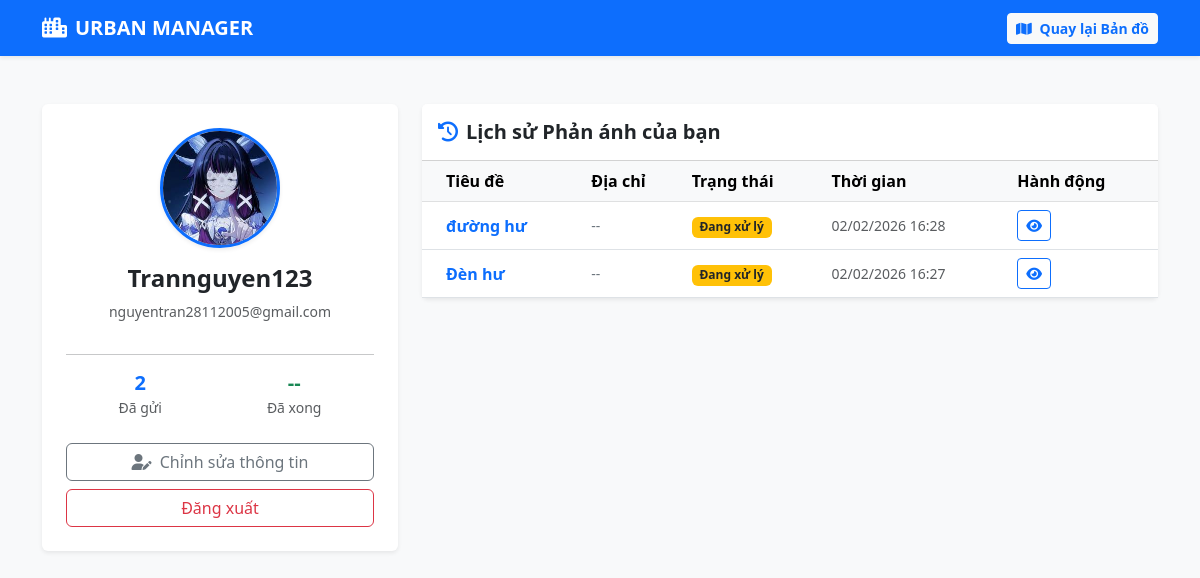
Page /ho-so-cua-toi/ (signed in) on the earlier database version.
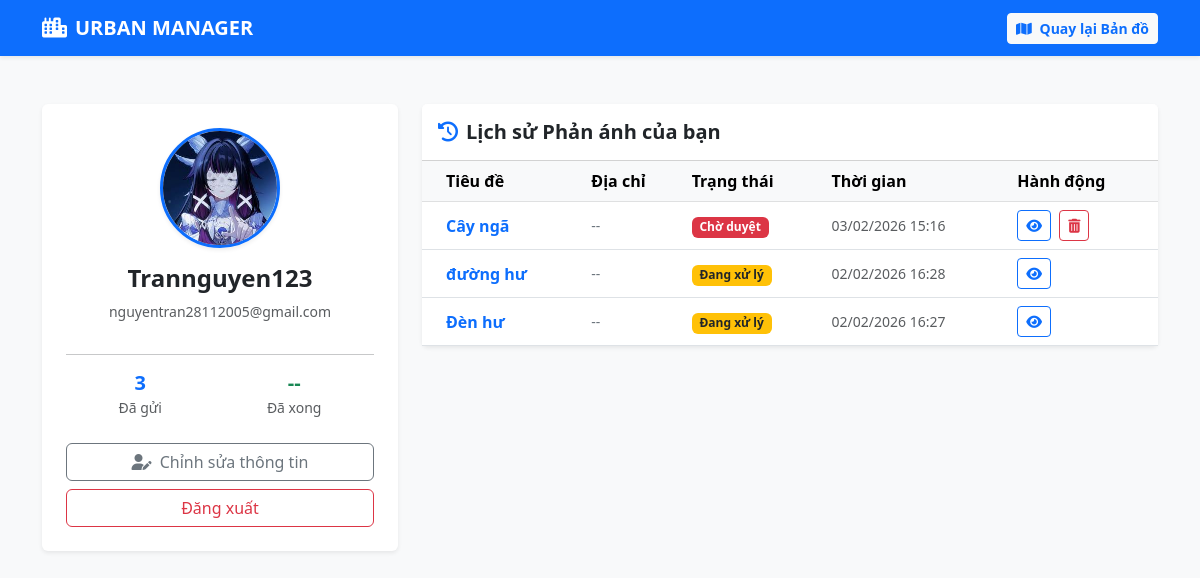
Same page on the later database version.
### maps/models.py (models this page shows, shortened)
class PhanAnh(models.Model):
    tieu_de = models.CharField(max_length=200, verbose_name="Tiêu đề")
    mo_ta = models.TextField(verbose_name="Mô tả chi tiết")
    dia_chi = models.CharField(max_length=255, blank=True, null=True, verbose_name="Địa chỉ/Tên đường")
    du_lieu_toa_do = models.TextField(verbose_name="Danh sách tọa độ")
    hinh_anh = models.ImageField(upload_to='hien_truong/', blank=True, null=True, verbose_name="Ảnh hiện trường")
    thoi_gian = models.DateTimeField(auto_now_add=True, verbose_name="Thời gian gửi")
    TRANG_THAI_CHOICES = [
        ('cho_duyet', 'Chờ duyệt'),
        ('dang_xu_ly', 'Đang xử lý'),
        ('da_xu_ly', 'Đã xử lý xong'),
    ]
    trang_thai = models.CharField(max_length=20, choices=TRANG_THAI_CHOICES, default='cho_duyet', verbose_name="Trạng thái")
    nguoi_gui = models.ForeignKey(User, on_delete=models.SET_NULL, null=True, blank=True)
    class Meta:
        verbose_name = "Tin Phản Ánh"
        verbose_name_plural = "Danh sách Phản Ánh"

### maps/views.py (the view)
# urls.py: path('ho-so-cua-toi/', views.profile, name='profile'),
@login_required
def profile(request):
    danh_sach = PhanAnh.objects.filter(nguoi_gui=request.user).order_by('-id')
    context = {
        'user': request.user,
        'danh_sach': danh_sach,
        'tong_so': danh_sach.count()
    }
    return render(request, 'maps/profile.html', context)

### maps/templates/maps/profile.html (shortened to what the changed rows need)
<!DOCTYPE html>
<html lang="vi">
<head>
    <link href="https://cdn.jsdelivr.net/npm/bootstrap@5.3.0/dist/css/bootstrap.min.css" rel="stylesheet">
    <link rel="stylesheet" href="https://cdnjs.cloudflare.com/ajax/libs/font-awesome/6.4.0/css/all.min.css">
</head>
<body class="bg-light">
    <div class="container py-5">
        <div class="row">
            <div class="col-md-4 mb-4">
                <div class="card border-0 shadow-sm text-center p-4">
                    <div class="d-flex justify-content-around text-center">
                        <div>
                            <h5 class="fw-bold text-primary mb-0">{{ tong_so }}</h5>
                            <small class="text-muted">Đã gửi</small>
                        </div>
                    </div>
                </div>
            </div>
            <div class="col-md-8">
                <div class="card border-0 shadow-sm">
                    <div class="card-body p-0">
                        <div class="table-responsive">
                            <table class="table table-hover mb-0 align-middle">
                                <thead class="table-light">
                                    <tr>
                                        <th class="ps-4">Tiêu đề</th>
                                        <th>Địa chỉ</th>
                                        <th>Trạng thái</th>
                                        <th>Thời gian</th>
                                        <th>Hành động</th>
                                    </tr>
                                </thead>
                                <tbody>
                                    {% for item in danh_sach %}
                                    <tr>
                                        <td class="ps-4 fw-bold text-primary">{{ item.tieu_de }}</td>
                                        <td class="text-secondary small">
                                            {{ item.dia_chi|default:"--"|truncatechars:30 }}
                                        </td>
                                        <td>
                                            {% if item.trang_thai == 'cho_duyet' %}
                                                <span class="badge bg-danger">Chờ duyệt</span>
                                            {% elif item.trang_thai == 'dang_xu_ly' %}
                                                <span class="badge bg-warning text-dark">Đang xử lý</span>
                                            {% else %}
                                                <span class="badge bg-success">Đã xong</span>
                                            {% endif %}
                                        </td>
                                        <td class="text-muted small">
                                            {{ item.thoi_gian|date:"d/m/Y H:i" }}
                                        </td>
                                        <td class="text-nowrap">
                                            <a href="{% url 'chi_tiet' item.id %}" class="btn btn-sm btn-outline-primary" title="Xem chi tiết">
                                                <i class="fas fa-eye"></i>
                                            </a>
                                            {% if item.trang_thai == 'cho_duyet' %}
                                                <a href="{% url 'xoa_phan_anh' item.id %}"
                                                   class="btn btn-sm btn-outline-danger ms-1"
                                                   title="Xóa phản ánh này"
                                                   onclick="return confirm('⚠️ CẢNH BÁO: Bạn có chắc chắn muốn xóa phản ánh này không? Hành động này không thể hoàn tác!');">
                                                    <i class="fas fa-trash-alt"></i>
                                                </a>
                                            {% endif %}
                                        </td>
                                    </tr>
                                    {% empty %}
                                    <tr>
                                        <td colspan="5" class="text-center py-4 text-muted">
                                            Bạn chưa gửi phản ánh nào.
                                        </td>
                                    </tr>
                                    {% endfor %}
                                </tbody>
                            </table>
                        </div>
                    </div>
                </div>
            </div>
        </div>
    </div>
</body>
</html>

Differences in the rows shown:
added PhanAnh: tieu_de "Cây ngã", dia_chi "--", trang_thai "Chờ duyệt", thoi_gian "03/02/2026 15:16"
Other differences:
{{ tong_so }}: "2" → "3"
